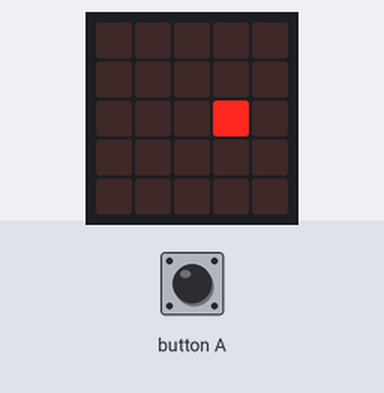
A program run on a simulated BBC micro:bit (MakeCode). Parts: the board's 5×5 LED display.

Above: at 0.1 s.
At 0.6 s:
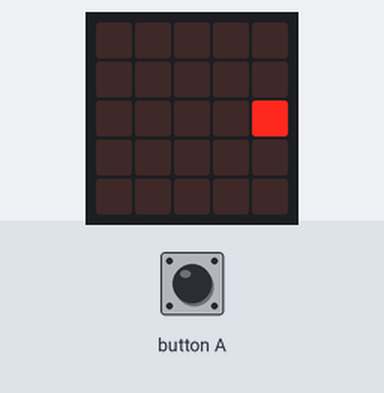
At 2.1 s:
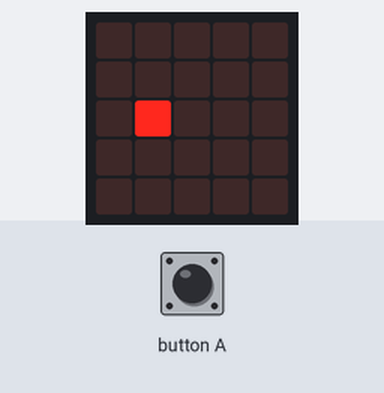
At 2.7 s:
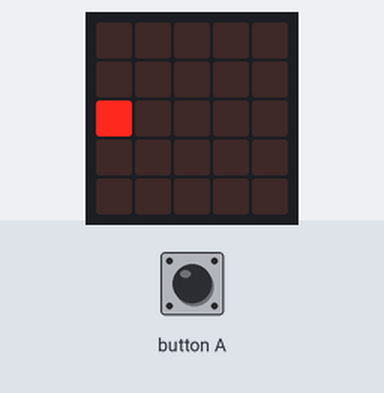
At 3.7 s:
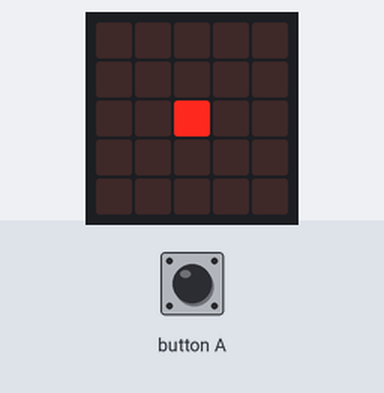

The program:

main.ts
```typescript
input.onButtonPressed(Button.A, function () {
    if (sprite.get(LedSpriteProperty.X) == 2) {
        game.addScore(1)
    } else {
        game.gameOver()
    }
})
let sprite: game.LedSprite = null
sprite = game.createSprite(2, 2)
basic.forever(function () {
    sprite.move(1)
    basic.pause(500)
    sprite.ifOnEdgeBounce()
})
```

test.ts
```typescript
// testes vão aqui; isto não será compilado quando este pacote for usado como uma extensão.
```

Measured:
- by itself, everything shown: repeats every 4.2 s, in 8 steps
- what the display in image 1 shows lasts 0.5 s, from 0.5 s to 1.0 s
